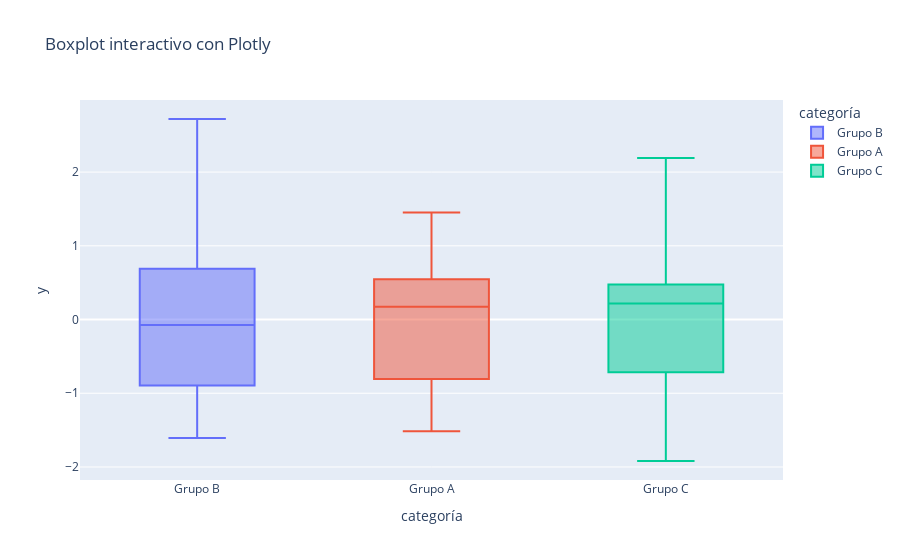

Source (notebook cell):
### Code cell
fig = px.box(df, x='categoría', y='y', color='categoría',
             title="Boxplot interactivo con Plotly")
fig.show()

### Figure 1 — Plotly figure (JSON) as saved in the notebook; plotly's stock layout.template omitted (floating-point values rounded to 4 significant figures)
{"data": [{"alignmentgroup": "True", "hovertemplate": "categoría=%{x}<br>y=%{y}<extra></extra>", "legendgroup": "Grupo B", "marker": {"color": "#636efa"}, "name": "Grupo B", "notched": false, "offsetgroup": "Grupo B", "orientation": "v", "showlegend": true, "type": "box", "x": ["Grupo B", "Grupo B", "Grupo B", "Grupo B", "Grupo B", "Grupo B", "Grupo B", "Grupo B", "Grupo B", "Grupo B", "Grupo B", "Grupo B", "Grupo B", "Grupo B", "Grupo B", "Grupo B", "Grupo B", "Grupo B", "Grupo B", "Grupo B", "Grupo B", "Grupo B", "Grupo B", "Grupo B", "Grupo B", "Grupo B", "Grupo B", "Grupo B", "Grupo B", "Grupo B", "Grupo B", "Grupo B", "Grupo B", "Grupo B", "Grupo B", "Grupo B", "Grupo B"], "x0": " ", "xaxis": "x", "y": [-1.415, -0.4206, 1.886, -0.07445, -0.02651, 2.463, -0.03471, -0.9094, 1.403, -0.9905, -0.5663, -1.551, 0.4736, 1.55, -0.3221, 0.8135, -1.231, 0.2275, -1.607, 0.1846, 0.7818, -0.68, 0.2931, 0.6566, -0.9747, 0.7871, 0.8221, -0.2454, -0.8895, -0.0771, -0.2647, 2.72, -1.071, 0.4825, -0.2235, -1.246, 0.1537], "y0": " ", "yaxis": "y"}, {"alignmentgroup": "True", "hovertemplate": "categoría=%{x}<br>y=%{y}<extra></extra>", "legendgroup": "Grupo A", "marker": {"color": "#EF553B"}, "name": "Grupo A", "notched": false, "offsetgroup": "Grupo A", "orientation": "v", "showlegend": true, "type": "box", "x": ["Grupo A", "Grupo A", "Grupo A", "Grupo A", "Grupo A", "Grupo A", "Grupo A", "Grupo A", "Grupo A", "Grupo A", "Grupo A", "Grupo A", "Grupo A", "Grupo A", "Grupo A", "Grupo A", "Grupo A", "Grupo A", "Grupo A", "Grupo A", "Grupo A", "Grupo A", "Grupo A", "Grupo A", "Grupo A", "Grupo A", "Grupo A", "Grupo A", "Grupo A", "Grupo A", "Grupo A", "Grupo A", "Grupo A"], "x0": " ", "xaxis": "x", "y": [-0.3427, -0.8023, -0.1613, 0.2576, -0.1924, 0.3015, 1.143, 0.7519, 0.791, -1.062, -0.7833, 1.307, -1.32, 0.5219, 0.297, 0.2505, 0.2323, -1.191, -0.8207, -0.7537, -0.8158, 0.8272, 0.013, 1.454, 0.6257, 0.714, 0.4732, -0.07283, -0.8468, -1.515, 0.2141, 0.1732, -1.143], "y0": " ", "yaxis": "y"}, {"alignmentgroup": "True", "hovertemplate": "categoría=%{x}<br>y=%{y}<extra></extra>", "legendgroup": "Grupo C", "marker": {"color": "#00cc96"}, "name": "Grupo C", "notched": false, "offsetgroup": "Grupo C", "orientation": "v", "showlegend": true, "type": "box", "x": ["Grupo C", "Grupo C", "Grupo C", "Grupo C", "Grupo C", "Grupo C", "Grupo C", "Grupo C", "Grupo C", "Grupo C", "Grupo C", "Grupo C", "Grupo C", "Grupo C", "Grupo C", "Grupo C", "Grupo C", "Grupo C", "Grupo C", "Grupo C", "Grupo C", "Grupo C", "Grupo C", "Grupo C", "Grupo C", "Grupo C", "Grupo C", "Grupo C", "Grupo C", "Grupo C"], "x0": " ", "xaxis": "x", "y": [0.4041, 0.1746, -1.919, 0.06023, -1.169, -1.402, 0.5869, 2.19, 0.09965, -0.5035, 0.06856, -0.9194, 0.2599, -1.237, 0.3464, -0.7144, 1.866, 0.4738, 1.159, 0.9634, 0.4128, 1.897, 0.3412, 0.2767, -0.8572, -0.4465, 0.8564, 0.3853, -0.8839, 0.05821], "y0": " ", "yaxis": "y"}], "layout": {"boxmode": "overlay", "legend": {"title": {"text": "categoría"}, "tracegroupgap": 0}, "title": {"text": "Boxplot interactivo con Plotly"}, "xaxis": {"anchor": "y", "categoryarray": ["Grupo B", "Grupo A", "Grupo C"], "categoryorder": "array", "domain": [0, 1], "title": {"text": "categoría"}}, "yaxis": {"anchor": "x", "domain": [0, 1], "title": {"text": "y"}}}}
